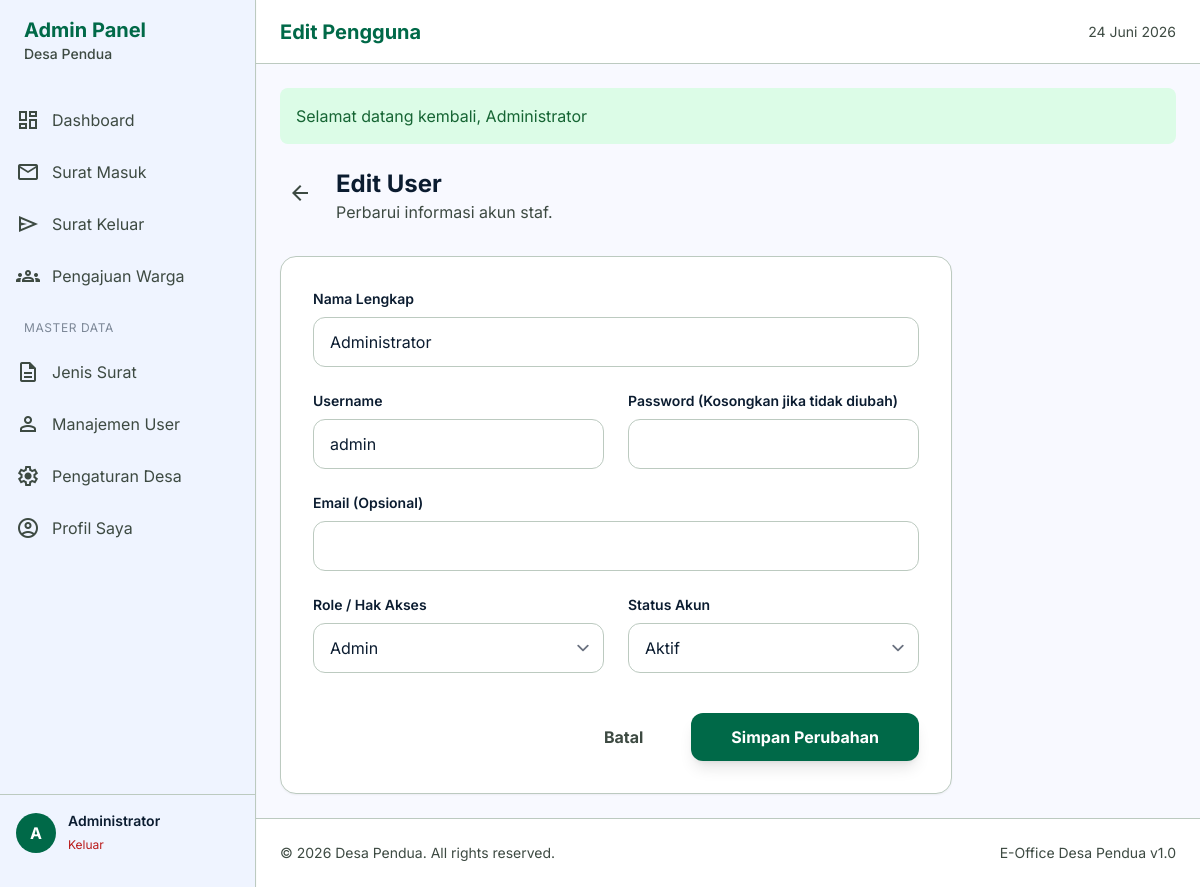
/admin/users/edit.php?id=1 (signed in), run on the app's committed database.
### tables this page shows
CREATE TABLE profil_desa (
    id INT PRIMARY KEY DEFAULT 1,
    nama VARCHAR(100) NOT NULL,
    alamat TEXT,
    telepon VARCHAR(20),
    email VARCHAR(100),
    logo VARCHAR(255),
    nama_kades VARCHAR(100),
    nip_kades VARCHAR(50)
);

CREATE TABLE pengguna (
    id INT AUTO_INCREMENT PRIMARY KEY,
    username VARCHAR(50) NOT NULL UNIQUE,
    password VARCHAR(255) NOT NULL,
    nama_lengkap VARCHAR(100) NOT NULL,
    email VARCHAR(100),
    peran_id INT,
    status ENUM('aktif', 'tidak_aktif') DEFAULT 'aktif',
    dibuat_pada TIMESTAMP DEFAULT CURRENT_TIMESTAMP,
    FOREIGN KEY (peran_id) REFERENCES peran(id)
);

CREATE TABLE peran (
    id INT AUTO_INCREMENT PRIMARY KEY,
    nama VARCHAR(50) NOT NULL
);

### includes/functions.php (called while the page is built, shortened)
<?php
require_once __DIR__ . '/../config/database.php';
function base_url($path = '') {
    $protocol = isset($_SERVER['HTTPS']) && $_SERVER['HTTPS'] === 'on' ? "https" : "http";
    $host = $_SERVER['HTTP_HOST'];
    $base = $protocol . "://" . $host . "/";
    return $base . ltrim($path, '/');
}
function get_flash() {
    if (isset($_SESSION['flash'])) {
        $flash = $_SESSION['flash'];
        return $flash;
    }
    return null;
}
function is_logged_in() {
    return isset($_SESSION['user_id']);
}
function get_village_profile() {
    global $pdo;
    $stmt = $pdo->query("SELECT * FROM profil_desa LIMIT 1");
    return $stmt->fetch();
}
function format_date($date) {
    $months = [
        1 => 'Januari', 'Februari', 'Maret', 'April', 'Mei', 'Juni',
        'Juli', 'Agustus', 'September', 'Oktober', 'November', 'Desember'
    ];
    $timestamp = strtotime($date);
    $d = date('d', $timestamp);
    $m = $months[(int)date('m', $timestamp)];
    $y = date('Y', $timestamp);
    return "$d $m $y";
}
?>

### admin/users/edit.php (the view, shortened to what this page needs)
<?php
$page_title = "Edit Pengguna";
require_once __DIR__ . '/../../includes/auth.php';
$id = isset($_GET['id']) ? (int)$_GET['id'] : 0;
$stmt = $pdo->prepare("SELECT * FROM pengguna WHERE id = ?");
$stmt->execute([$id]);
$user = $stmt->fetch();
$roles = $pdo->query("SELECT * FROM peran")->fetchAll();
require_once __DIR__ . '/../../includes/header.php';
require_once __DIR__ . '/../../includes/sidebar.php';
?>
<div class="mb-8 flex items-center gap-4">
    <a href="<?= base_url('admin/users/index.php') ?>" class="p-2 rounded-full hover:bg-surface-container-low transition-all">
        <span class="material-symbols-outlined text-on-surface-variant">arrow_back</span>
    </a>
    <div>
        <h2 class="text-2xl font-bold text-on-surface">Edit User</h2>
        <p class="text-on-surface-variant">Perbarui informasi akun staf.</p>
    </div>
</div>
<div class="max-w-2xl">
    <form action="" method="POST" class="bg-white rounded-2xl shadow-sm border border-outline-variant p-8 space-y-6">
        <div>
            <label for="full_name" class="block text-sm font-semibold mb-2">Nama Lengkap</label>
            <input type="text" name="full_name" id="full_name" required value="<?= $user['nama_lengkap'] ?>"
                class="w-full px-4 py-3 border border-outline-variant rounded-xl focus:ring-2 focus:ring-primary outline-none transition-all">
        </div>
        <div class="grid grid-cols-1 md:grid-cols-2 gap-6">
            <div>
                <label for="username" class="block text-sm font-semibold mb-2">Username</label>
                <input type="text" name="username" id="username" required value="<?= $user['username'] ?>"
                    class="w-full px-4 py-3 border border-outline-variant rounded-xl focus:ring-2 focus:ring-primary outline-none transition-all">
            </div>
            <div>
                <label for="password" class="block text-sm font-semibold mb-2">Password (Kosongkan jika tidak diubah)</label>
                <input type="password" name="password" id="password"
                    class="w-full px-4 py-3 border border-outline-variant rounded-xl focus:ring-2 focus:ring-primary outline-none transition-all">
            </div>
        </div>
        <div>
            <label for="email" class="block text-sm font-semibold mb-2">Email (Opsional)</label>
            <input type="email" name="email" id="email" value="<?= $user['email'] ?>"
                class="w-full px-4 py-3 border border-outline-variant rounded-xl focus:ring-2 focus:ring-primary outline-none transition-all">
        </div>
        <div class="grid grid-cols-1 md:grid-cols-2 gap-6">
            <div>
                <label for="role_id" class="block text-sm font-semibold mb-2">Role / Hak Akses</label>
                <select name="role_id" id="role_id" required class="w-full px-4 py-3 border border-outline-variant rounded-xl focus:ring-2 focus:ring-primary outline-none transition-all">
                    <?php foreach ($roles as $role): ?>
                        <option value="<?= $role['id'] ?>" <?= $user['peran_id'] == $role['id'] ? 'selected' : '' ?>><?= $role['nama'] ?></option>
                    <?php endforeach; ?>
                </select>
            </div>
            <div>
                <label for="status" class="block text-sm font-semibold mb-2">Status Akun</label>
                <select name="status" id="status" required class="w-full px-4 py-3 border border-outline-variant rounded-xl focus:ring-2 focus:ring-primary outline-none transition-all">
                    <option value="aktif" <?= $user['status'] === 'aktif' ? 'selected' : '' ?>>Aktif</option>
                </select>
            </div>
        </div>
        <div class="pt-4 flex justify-end gap-4">
            <a href="<?= base_url('admin/users/index.php') ?>" class="px-8 py-3 rounded-xl font-bold text-on-surface-variant hover:bg-surface-container-low transition-all">Batal</a>
            <button type="submit" class="bg-primary text-white px-10 py-3 rounded-xl font-bold hover:bg-primary-container transition-all shadow-lg active:scale-95">
                Simpan Perubahan
            </button>
        </div>
    </form>
</div>
<?php require_once __DIR__ . '/../../includes/footer.php'; ?>

### includes/sidebar.php
<?php if (is_logged_in()): ?>
<aside class="h-screen w-64 fixed left-0 top-0 bg-surface-container-low border-r border-outline-variant shadow-sm flex flex-col py-4 z-20">
    <div class="px-6 mb-8">
        <h1 class="text-xl text-primary font-bold">Admin Panel</h1>
        <p class="text-sm text-on-surface-variant font-medium"><?= get_village_profile()['nama'] ?></p>
    </div>
    <nav class="flex-1 space-y-1 overflow-y-auto">
        <a class="flex items-center gap-3 px-4 py-3 text-on-surface-variant hover:bg-surface-container-high transition-all" href="<?= base_url('admin/index.php') ?>">
            <span class="material-symbols-outlined">dashboard</span>
            Dashboard
        </a>
        <a class="flex items-center gap-3 px-4 py-3 text-on-surface-variant hover:bg-surface-container-high transition-all" href="<?= base_url('admin/surat-masuk/index.php') ?>">
            <span class="material-symbols-outlined">mail</span>
            Surat Masuk
        </a>
        <a class="flex items-center gap-3 px-4 py-3 text-on-surface-variant hover:bg-surface-container-high transition-all" href="<?= base_url('admin/surat-keluar/index.php') ?>">
            <span class="material-symbols-outlined">send</span>
            Surat Keluar
        </a>
        <a class="flex items-center gap-3 px-4 py-3 text-on-surface-variant hover:bg-surface-container-high transition-all" href="<?= base_url('admin/pengajuan/index.php') ?>">
            <span class="material-symbols-outlined">groups</span>
            Pengajuan Warga
        </a>
        <div class="pt-4 pb-2 px-6 opacity-50 text-xs uppercase tracking-wider">Master Data</div>
        <a class="flex items-center gap-3 px-4 py-3 text-on-surface-variant hover:bg-surface-container-high transition-all" href="<?= base_url('admin/master/jenis-surat.php') ?>">
            <span class="material-symbols-outlined">description</span>
            Jenis Surat
        </a>
        <a class="flex items-center gap-3 px-4 py-3 text-on-surface-variant hover:bg-surface-container-high transition-all" href="<?= base_url('admin/users/index.php') ?>">
            <span class="material-symbols-outlined">person</span>
            Manajemen User
        </a>
        <a class="flex items-center gap-3 px-4 py-3 text-on-surface-variant hover:bg-surface-container-high transition-all" href="<?= base_url('admin/settings/desa.php') ?>">
            <span class="material-symbols-outlined">settings</span>
            Pengaturan Desa
        </a>
        <a class="flex items-center gap-3 px-4 py-3 text-on-surface-variant hover:bg-surface-container-high transition-all" href="<?= base_url('admin/profil.php') ?>">
            <span class="material-symbols-outlined">account_circle</span>
            Profil Saya
        </a>
    </nav>
    <div class="px-4 py-4 border-t border-outline-variant">
        <div class="flex items-center gap-3">
            <div class="w-10 h-10 rounded-full bg-primary flex items-center justify-center text-white font-bold">
                <?= strtoupper(substr($_SESSION['full_name'], 0, 1)) ?>
            </div>
            <div class="overflow-hidden">
                <p class="text-sm font-semibold truncate"><?= $_SESSION['full_name'] ?></p>
                <a href="<?= base_url('logout.php') ?>" class="text-xs text-error hover:underline">Keluar</a>
            </div>
        </div>
    </div>
</aside>
<main class="ml-64 min-h-screen flex flex-col">
    <header class="w-full sticky top-0 z-10 bg-white border-b border-outline-variant flex justify-between items-center h-16 px-6">
        <h2 class="text-xl font-bold text-primary"><?= $page_title ?? 'Dashboard' ?></h2>
        <div class="flex items-center gap-4">
            <span class="text-sm text-on-surface-variant"><?= format_date(date('Y-m-d')) ?></span>
        </div>
    </header>
    <div class="p-6 flex-1">
        <?php $flash = get_flash(); if ($flash): ?>
            <div class="mb-6 p-4 rounded-lg <?= $flash['type'] === 'success' ? 'bg-green-100 text-green-800' : 'bg-red-100 text-red-800' ?>">
                <?= $flash['message'] ?>
            </div>
        <?php endif; ?>
<?php endif; ?>

### includes/footer.php (shortened to what this page needs)
<?php if (is_logged_in()): ?>
    </div>
    <footer class="mt-auto border-t border-outline-variant bg-white py-6 px-6">
        <div class="flex justify-between items-center text-sm text-on-surface-variant">
            <p>&copy; <?= date('Y') ?> <?= get_village_profile()['nama'] ?>. All rights reserved.</p>
            <p>E-Office Desa Pendua v1.0</p>
        </div>
    </footer>
</main>
<?php endif; ?>
</body>
</html>

### includes/header.php (style rules this page uses)
body { font-family: 'Inter', sans-serif; }
.material-symbols-outlined { font-variation-settings: 'FILL' 0, 'wght' 400, 'GRAD' 0, 'opsz' 24; }

### data on the page
profil_desa: nama "Desa Pendua"
pengguna: full_name "Administrator", username "admin", role_id "Admin", status "Aktif"

### other printed values
substr($_SESSION['full_name'], 0, 1) "A"
$_SESSION['full_name'] "Administrator"
$page_title "Edit Pengguna"
$flash['message'] "Selamat datang kembali, Administrator"
